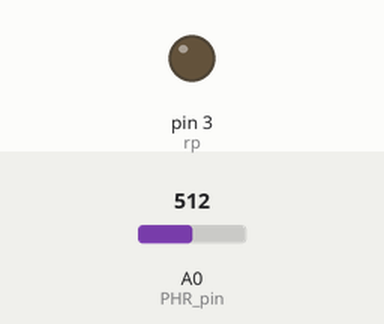
A sketch run on a simulated Arduino Uno, built with avr-gcc and run on an emulated ATmega328P. Shown: output pins drawn as LEDs (lit = HIGH). The test bench sets the inputs (shaded band); at power-on: A0 (PHR_pin) = 512.

Above: at 1.2 s.
1.3 s: A0 (PHR_pin) set to 483
At 2.3 s:
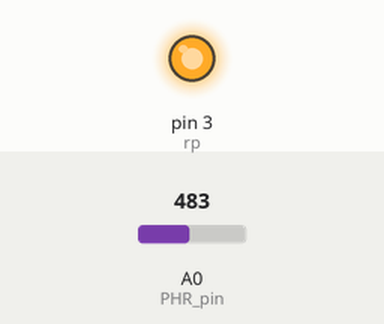
2.8 s: A0 (PHR_pin) set to 511
At 3.5 s:
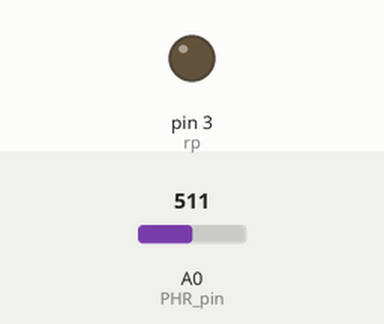
4.3 s: A0 (PHR_pin) set to 306
At 4.6 s:
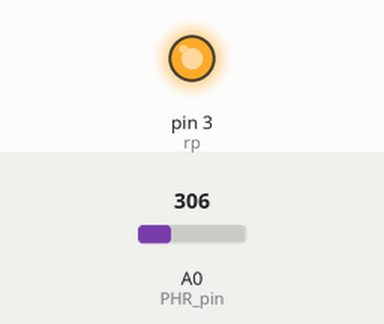
Timing chart, 0 to 7.3 s (numbered marks = the images above; inputs shaded):
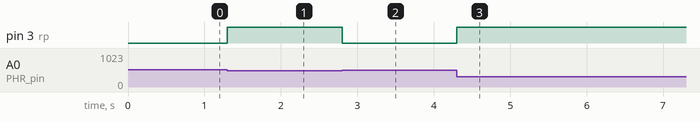

Measured:
- the behaviour switches between 500 and 499 on A0 (PHR_pin) (found by bisection; images 0 and 1)
- after the input at 1.3 s, pin 3 (rp): LOW → HIGH at once
- after the input at 2.8 s, pin 3 (rp): HIGH → LOW at once
- after the input at 4.3 s, pin 3 (rp): LOW → HIGH at once

The sketch:

sketch_may10a.ino
```cpp
const int PHR_pin=A0;
const int rp=3;
const int a=500;
int av;
void setup() {
 pinMode(rp,OUTPUT);
}

void loop() {
  av=analogRead(PHR_pin);
  if(av<a)
  digitalWrite(rp,HIGH);
  else
  digitalWrite(rp,LOW);
}
```
